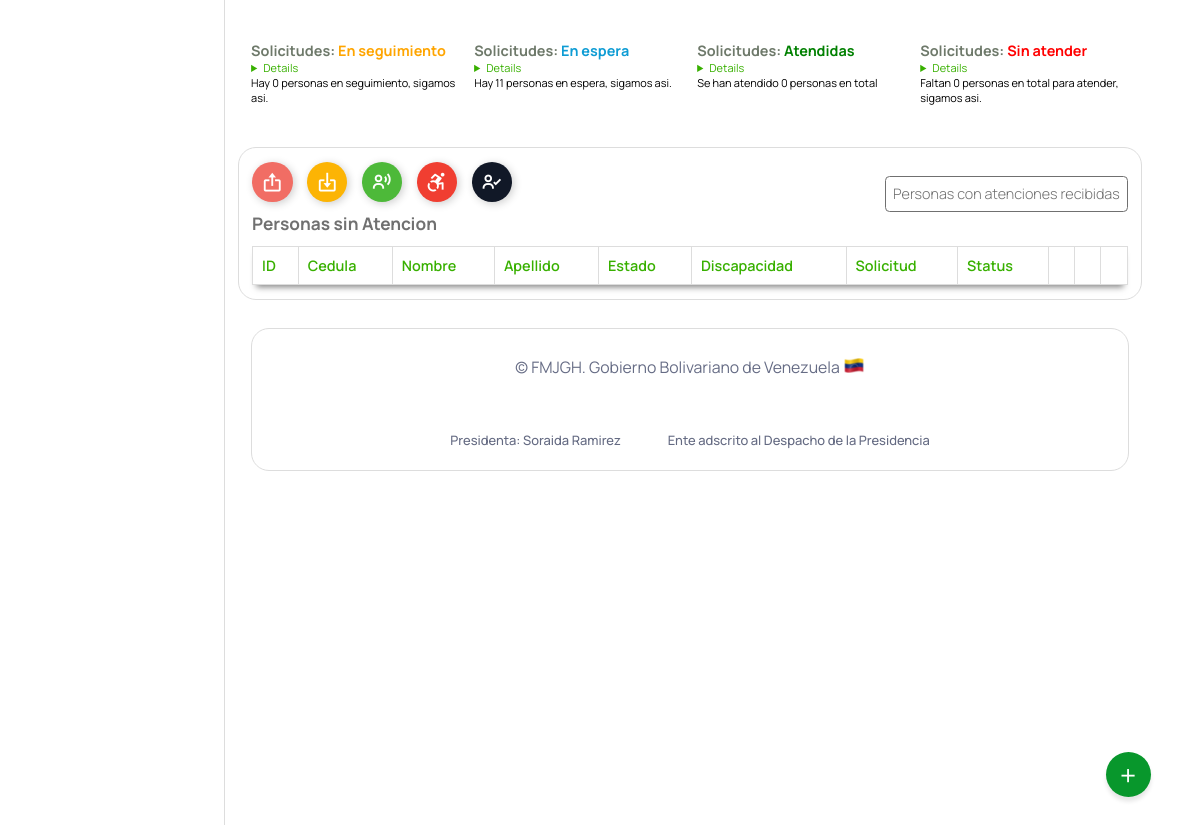
Before: /Escritorio/01,2-atenciones.php (signed in, lower part) with the older database file.
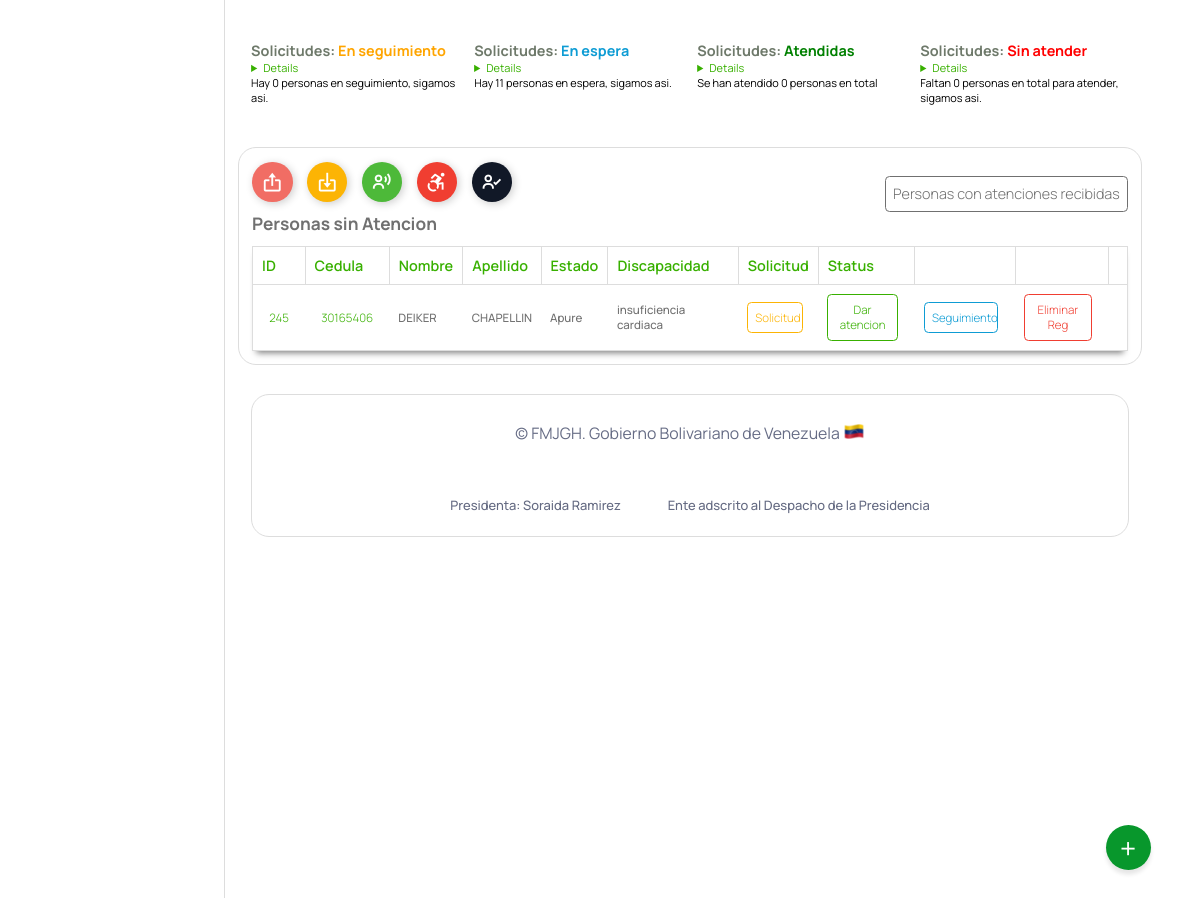
After: the same page with the newer database file.
### tables this page shows
CREATE TABLE `atenciones` (
  `numero_aten` int(11) NOT NULL AUTO_INCREMENT,
  `cedula` int(12) NOT NULL,
  `fecha_aten` date DEFAULT NULL,
  `atencion_solicitada` text DEFAULT NULL,
  `atencion_recibida` varchar(10) DEFAULT NULL,
  `atencion_brindada` varchar(10) DEFAULT NULL,
  `statu` text DEFAULT NULL,
  `por` int(12) DEFAULT NULL,
  PRIMARY KEY (`numero_aten`),
  KEY `cedula` (`cedula`),
  KEY `atencion_recibida` (`atencion_recibida`),
  KEY `atencion_brindada` (`atencion_brindada`),
  KEY `por` (`por`),
  CONSTRAINT `atenciones_ibfk_1` FOREIGN KEY (`cedula`) REFERENCES `beneficiario` (`cedula`) ON DELETE CASCADE,
  CONSTRAINT `atenciones_ibfk_2` FOREIGN KEY (`atencion_recibida`) REFERENCES `tipo_ayuda_tecnica` (`id`) ON DELETE CASCADE ON UPDATE SET NULL,
  CONSTRAINT `atenciones_ibfk_3` FOREIGN KEY (`atencion_brindada`) REFERENCES `atencion_recibida` (`id`) ON DELETE CASCADE,
  CONSTRAINT `atenciones_ibfk_4` FOREIGN KEY (`por`) REFERENCES `usuario` (`cedula`) ON DELETE CASCADE
);

CREATE TABLE `beneficiario` (
  `cedula` int(12) NOT NULL,
  `nombre` text NOT NULL,
  `apellido` text NOT NULL,
  `fecha_naci` date NOT NULL,
  `email` varchar(50) NOT NULL,
  `telefono` varchar(12) NOT NULL,
  `edad` int(2) NOT NULL,
  `sexo` char(1) NOT NULL,
  `edo_civil` text NOT NULL,
  `nro_hijo` int(2) DEFAULT NULL,
  `estado` varchar(10) NOT NULL,
  `municipio` varchar(20) NOT NULL,
  `parroquia` varchar(10) NOT NULL,
  `discapacidad` varchar(10) NOT NULL,
  `atencion_solicitada` varchar(10) NOT NULL,
  `certificado` varchar(50) DEFAULT NULL,
  `registrado_por` text DEFAULT NULL,
  `fecha_registro` date NOT NULL,
  PRIMARY KEY (`cedula`),
  KEY `estado` (`estado`),
  KEY `discapacidad` (`discapacidad`),
  KEY `atencion_solicitada` (`atencion_solicitada`),
  CONSTRAINT `beneficiario_ibfk_2` FOREIGN KEY (`estado`) REFERENCES `estados` (`id_estados`),
  CONSTRAINT `beneficiario_ibfk_3` FOREIGN KEY (`atencion_solicitada`) REFERENCES `tipoatencion` (`id`) ON DELETE CASCADE,
  CONSTRAINT `beneficiario_ibfk_4` FOREIGN KEY (`discapacidad`) REFERENCES `discapacid_e` (`id_e`) ON DELETE CASCADE
);

CREATE TABLE `estados` (
  `id_estados` varchar(10) NOT NULL,
  `nombre_estado` text NOT NULL,
  PRIMARY KEY (`id_estados`)
);

CREATE TABLE `discapacid_e` (
  `nombre_e` text NOT NULL,
  `id_e` varchar(10) NOT NULL,
  `general` varchar(10) NOT NULL,
  PRIMARY KEY (`id_e`),
  KEY `general` (`general`),
  CONSTRAINT `discapacid_e_ibfk_1` FOREIGN KEY (`general`) REFERENCES `discapacid` (`id_disca`) ON DELETE CASCADE
);

### php/01-atenciones.php (called while the page is built, shortened)
<?php
include_once("ManejadorBD.php");
class Atenciones extends ManejadorBD
{
	private $cnn;
	public function __construct($tipoConexion)
	{
		$this->cnn = parent::conectar($tipoConexion);
	}
	public function consultarTodosAtenciones()
	{
		try {
			$stmt = $this->cnn->prepare("SELECT atenciones.atencion_solicitada,atenciones.numero_aten, beneficiario.cedula, beneficiario.nombre, beneficiario.apellido, estados.nombre_estado, discapacid_e.nombre_e, tipoatencion.nombre_atencion, atenciones.statu
			FROM atenciones, beneficiario, estados, discapacid_e, tipoatencion WHERE
											beneficiario.cedula = atenciones.cedula and
											beneficiario.estado = estados.id_estados and
											beneficiario.discapacidad = discapacid_e.id_e and
											beneficiario.atencion_solicitada = tipoatencion.id and
											atenciones.fecha_aten IS NULL;");
			$stmt->setFetchMode(PDO::FETCH_ASSOC);
			$stmt->execute();
			return $stmt->fetchAll();
		} catch (PDOException $error) {
			echo "Error: ejecutando consulta SQL." . $error->getMessage();
			exit();
		}
	}
	public function consultarTodosAtencionesPorStatus()
	{
		try {
			$stmt = $this->cnn->prepare("SELECT atenciones.statu,COUNT(atenciones.statu) as cantidades FROM `atenciones` WHERE 1 GROUP by atenciones.statu");
			$stmt->setFetchMode(PDO::FETCH_ASSOC);
			$stmt->execute();
			return $stmt->fetchAll();
		} catch (PDOException $error) {
			echo "Error: ejecutando consulta SQL." . $error->getMessage();
			exit();
		}
	}
}

### php/ManejadorBD.php (called while the page is built, shortened)
<?php
	class ManejadorBD extends PDO {
		public $srv	= SRV;
		public $usr	= USR;
		public $pas	= PAS;
		public $dbn	= BDN;
		public function conectar($tipoConexion){
			try{
				switch ($tipoConexion) {
				    case 1:
				        $dsn = "mysql:host=$this->srv;dbname=$this->dbn";
				        break;
				}
				$dbh = new PDO($dsn, $this->usr, $this->pas);
    			$dbh->setAttribute(PDO::ATTR_ERRMODE, PDO::ERRMODE_EXCEPTION);
			}catch(PDOException $error){
                echo "Error al Conectar con la Base de Datos: ".$error->getMessage();
                exit();
			}
            $this->conexionBD = $dbh;
			return $this->conexionBD;
		}
	}
?>

### Escritorio/01,2-atenciones.php (the view, shortened to what this page needs)
<?php
include_once("partearriba.php");
?>
<link rel="stylesheet" type="text/css" href="https://cdn.datatables.net/1.11.3/css/jquery.dataTables.min.css">
<div class="dash-contenido">
        <?php
        include_once("../php/01-atenciones.php");
        ?>
    <div class="reportes-totales">
        <?php
        include_once("../php/01-atenciones.php");
        $aten = new Atenciones(1);
        $consulta = $aten->consultarTodosAtencionesPorStatus();
        $atendido = 0;
        $seguimiento = 0;
        $sinatender = 0;
        $espera = 0;
        if ($consulta) {
            foreach ($consulta as $registros) {
                if ($registros["statu"] == "En espera") {
                    $espera = $registros["cantidades"];
                }
            }
        }
        ?>
        <div class="reporte">
            <h3>Solicitudes: <b style="color: orange">En seguimiento</b></h3>
            <div class="detalles">
                <details>
                </details>
                <p class="detalles-texto">Hay <?php echo $seguimiento; ?> personas en seguimiento, sigamos asi.</p>
            </div>
        </div>
        <div class="reporte">
            <h3>Solicitudes: <b style="color: #0e9cd4;">En espera</b></h3>
            <div class="detalles">
                <details>
                </details>
                <p class="detalles-texto">Hay <?php echo $espera; ?> personas en espera, sigamos asi.</p>
            </div>
        </div>
        <div class="reporte">
            <h3>Solicitudes: <b style="color: green;">Atendidas</b></h3>
            <div class="detalles">
                <details>
                </details>
                <p class="detalles-texto">Se han atendido <?php echo $atendido; ?> personas en total</p>
            </div>
        </div>
        <div class="reporte">
            <h3>Solicitudes: <b style="color: red;">Sin atender</b></h3>
            <div class="detalles">
                <details>
                </details>
                <p class="detalles-texto">Faltan <?php echo $sinatender; ?> personas en total para atender, sigamos asi.</p>
            </div>
        </div>
    </div>
    <div class="tabla-atencion">
        <div class="personas-conatencion">
            <div class="botones__especiales">
                <button class="Btn export">
                    <div class="sign">
                        <i class='bx bx-export'></i>
                    </div>
                </button>
                <button class="Btn import">
                    <div class="sign">
                        <i class='bx bx-import'></i>
                    </div>
                </button>
                <button class="Btn guide">
                    <div class="sign"><i class='bx bx-user-voice'></i></div>
                </button>
                <button class="Btn guide solicitud">
                    <div class="sign"><i class='bx bx-accessibility'></i></div>
                </button>
                <?php if ($rol == "Superusuario" || "Administrador") { ?>
                    <button class="Btn guide usuario">
                        <div class="sign"><i class='bx bx-user-check'></i></div>
                    </button>
                <?php } ?>
            </div>
            <a class="enlace" href="01,5-atencionRecibida.php">Personas con atenciones recibidas</a>
        </div>
        <h2>Personas sin Atencion</h2>
        <table id="atencion">
            <thead>
                <tr>
                    <th>ID</th>
                    <th>Cedula</th>
                    <th>Nombre</th>
                    <th>Apellido</th>
                    <th>Estado</th>
                    <th>Discapacidad</th>
                    <th>Solicitud</th>
                    <th>Status</th>
                    <th></th>
                    <th></th>
                    <?php if ($rol == "Administrador" || $rol == "Superusuario") { ?>
                        <th></th>
                    <?php } ?>
                </tr>
            </thead>
            <tbody id="atenciones">
                <?php
                include_once("../php/01-atenciones.php");
                $aten = new Atenciones(1);
                $consulta = $aten->consultarTodosAtenciones();
                if ($consulta) {
                    foreach ($consulta as $registros) {
                ?>
                        <tr>
                            <td><a class="cedula" id="verBeneficiario" href="modificarAtencionOAC.php?numero_aten=<?php echo $registros['numero_aten']; ?>"><?php echo $registros["numero_aten"] ?></a></td>
                            <td><a class="cedula" id="verBeneficiario" href="__verBeneficiario.php?cedula=<?php echo $registros['cedula']; ?>"><?php echo $registros['cedula']; ?> </a></td>
                            <td><?php echo $registros["nombre"] ?></td>
                            <td><?php echo $registros["apellido"] ?></td>
                            <td><?php echo $registros["nombre_estado"] ?></td>
                            <td><?php echo $registros["nombre_e"] ?></td>
                            <?php if ($registros["atencion_solicitada"]) { ?>
                                <td>
                                    <a class="cargar-solicitud" href="reportes/reporteCargarSolicitudes.php?numero_aten=<?php echo $registros["numero_aten"]; ?>"><?php echo $registros["atencion_solicitada"] ?></a>
                                </td>
                            <?php } else { ?>
                                <td><a class="cargar" id="cargar" onclick='cargar(<?php echo $registros["numero_aten"] ?>)'>Solicitud</a></td>
                            <?php  } ?>
                            <td><a href="01,3-asignarAtencion.php?numero_aten=<?php echo $registros["numero_aten"] ?>">Dar atencion</a></td>
                            <td><a href="01,10-seguimiento.php?numero_aten=<?php echo $registros["numero_aten"] ?>" class="remitir"> Seguimiento</a></td>
                            <?php if ($rol == "Superusuario" || "Administrador") { ?>
                                <td><a onclick='eliminar(<?php echo $registros["numero_aten"]; ?>)' class="eliminar">Eliminar Reg</a></td>
                            <?php } ?>
                        </tr>
                <?php
                    }
                }
                ?>
            </tbody>
        </table>
    </div>
    <?php
    include_once("parteabajo.php");
    ?>

### Escritorio/partearriba.php (shortened to what this page needs)
<!DOCTYPE html>
<html lang="es">
<head>
    <link rel="stylesheet" href="estilo.css">
    <link rel="stylesheet" href="dash.css">
    <link rel="stylesheet" href="02-buttons/01-buttons.css">
    <link href='https://unpkg.com/boxicons@2.1.4/css/boxicons.min.css' rel='stylesheet'>
</head>
<body>
    <?php
    if (isset($_SESSION['cedula'])) {
        $rol = $_SESSION["rol"];
    }
    switch ($rol) {
        case "3supe":
            $rol = "Superusuario";
            break;
    }
    ?>
    <nav class="sidebar">
        <ul class="nav-links">
        </ul>
    </nav>
    <main class="menu-dash">
        <div class="action">
            <span class="abrir" onclick="actionToggle()">+</span>
        </div>

### Escritorio/parteabajo.php (shortened to what this page needs)
<div class="footer__info container">
    <span class="footer_copy">
        &#169; FMJGH. Gobierno Bolivariano de Venezuela <img src="ve.png">
    </span>
    <br><br>
    <div class="footer__privacy">
        <a>Presidenta: Soraida Ramirez</a>
        <a>Ente adscrito al Despacho de la Presidencia</a>
    </div>
</div>
</div>
</main>
</body>
</html>

### Escritorio/estilo.css (style rules this page uses)
* { font-family: 'Manrope', sans-serif; margin: 0; padding: 0; box-sizing: border-box; scroll-behavior: smooth; }
:root { --body-color: ; --tran-03:all 0.2 ease ; --tran-03:all 0.3s ease ; --tran-03:all 0.4s ease ; --tran-03:all 0.5s ease ; }
body { height: 100vh; background-color: #fff; }
.sidebar { position: fixed; top: 0; left: 0; height: 100%; width: 250px; padding: 20px 0px 0px 14px ; background-color: #fff; transition: 0.3s; border-right: 1px solid #ddd; }
.sidebar .nav-links { background-color: rgb(255, 255, 255); height: 100%; padding-top: 30px; }
.menu-dash { position: relative; left: 250px; background-color: #fff; height: 100vh; width: calc(100% - 300px); padding: 10px 14px; transition: 0.3s; }
.menu-dash .dash-contenido { padding-top: 45px; }
.container { background-color: #fff; border: 1px solid #ddd; max-width: 100%; border-radius: 20px; padding: 30px; margin: 0 15px; }
.action { position: fixed; bottom: 50px; right: 55px; width: 50px; height: 50px; background: #08972c; border-radius: 50%; cursor: pointer; box-shadow: 0 5px 5px rgba(0,0,0,0.1); z-index: 50; }
.action span { position: relative; width: 100%; height: 100%; display: flex; justify-content: center; align-items: center; color: #fff; font-size: 2em; transition: 0.3s ease-in-out; }
table { width: 100%; }

### Escritorio/02-buttons/01-buttons.css (style rules this page uses)
body { margin: 0; padding: 0; }

Changed rows visible on the page:
added atenciones: numero_aten "245", cedula.cedula "30165406", cedula.nombre "DEIKER", cedula.apellido "CHAPELLIN", estados.nombre_estado "Apure", discapacid_e.nombre_e "insuficiencia cardiaca"
